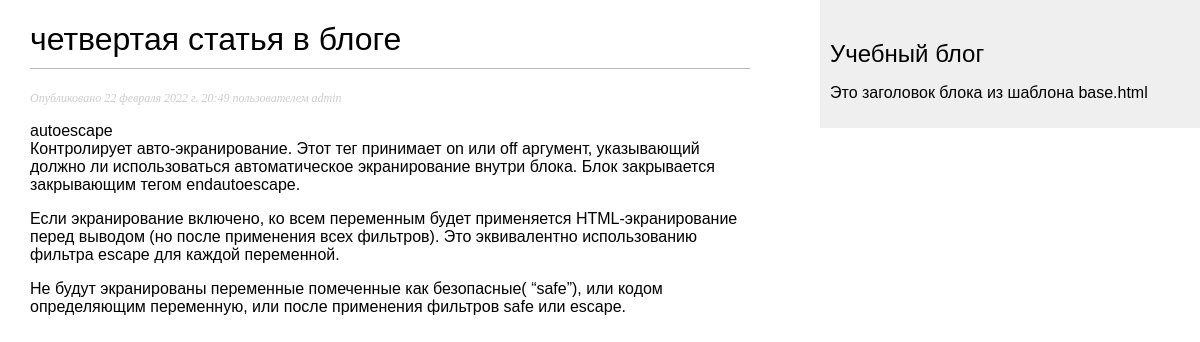
/2022/2/22/chetvertaya-statya-v-bloge/, run on the app's committed database.
### blog/models.py (models this page shows, shortened)
class Post(models.Model):
    STATUS_CHOICES = (
                        ('draft', 'Draft'),
                        ('published', 'Published'),
    )
    title = models.CharField(max_length=250)
    slug = models.SlugField(max_length=250, unique_for_date='publish')
    author = models.ForeignKey(User, on_delete=models.CASCADE, related_name='blog_posts')
    body = models.TextField()
    publish = models.DateTimeField(default=timezone.now)
    created = models.DateTimeField(auto_now_add=True)
    updated = models.DateTimeField(auto_now=True)
    status = models.CharField(max_length=10, choices=STATUS_CHOICES, default='draft')
    objects = models.Manager()      # Менеджер по умолчанию.
    published = PublishedManager()  # Наш новый менеджер.
    class Meta:
        ordering = ('-publish',)

### blog/views.py (the view)
# urls.py: path('<int:year>/<int:month>/<int:day>/<slug:post>/', views.post_detail, name='post_detail'),
def post_detail(request, year, month, day, post):
    post = get_object_or_404(Post,
                             slug=post,
                             status='published',
                             publish__year=year,
                             publish__month=month,
                             publish__day=day
                             )
    return render(request, 'blog/post/detail.html', {'post': post})

### templates/blog/post/detail.html (shortened to what this page needs)
{% extends "blog/base.html" %}
{% block content %}
    <h1>{{ post.title }}</h1>
    <p class="date">Опубликовано {{ post.publish }} пользователем {{ post.author }}</p>
    {{ post.body|linebreaks }}
{% endblock %}

### blog/static/css/blog.css (style rules this page uses)
body { margin:0; padding:0; font-family:helvetica, sans-serif; }
h1 { font-weight:normal; border-bottom:1px solid #bbb; padding:0 0 10px 0; }
p.date { color:#ccc; font-family: georgia, serif; font-size: 12px; font-style: italic; }

### data on the page
Post: title "четвертая статья в блоге", publish "22 февраля 2022 г. 20:49", author "admin", body "autoescape Контролирует авто-экранирование. Этот тег принимает on или off аргумент, указывающий должно ли использоваться автоматическое экранирование внутри блока. Блок закрывается закрывающим тегом endautoescape. Если экранирование включено, ко всем переменным будет применяется HTML-экранирование перед выводом (но после применения всех фильтров). Это эквивалентно использованию фильтра escape для каждой переменной. Не будут экранированы переменные помеченные как безопасные( “safe”), или кодом определяющим переменную, или после применения фильтров safe или escape."
